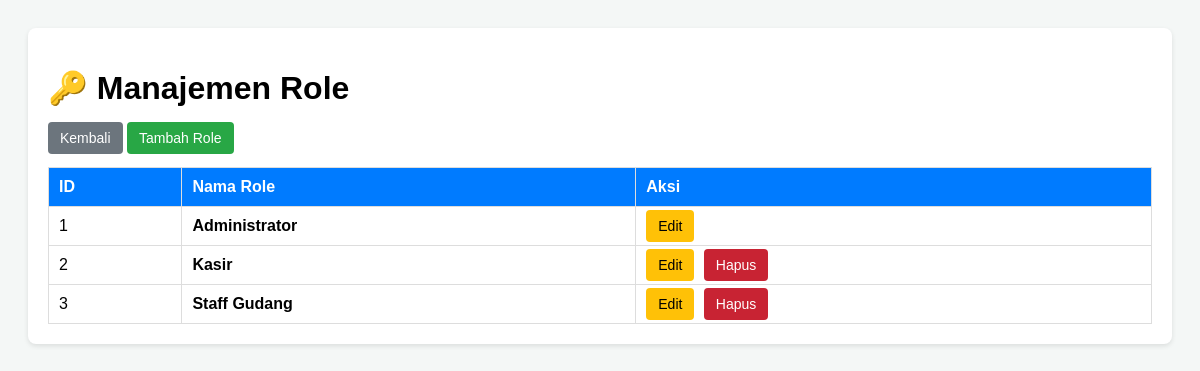
Page /role_list.php (signed in) on the committed database.
### tables this page shows
CREATE TABLE role (
   idrole INT AUTO_INCREMENT PRIMARY KEY,
   nama_role VARCHAR(100));

### koneksi.php (called while the page is built, shortened)
<?php
require_once __DIR__ . '/classes/respon.php';
class DbConnection {
    private string $host = '127.0.0.1';
    private string $user = 'root';
    private string $pass = '';
    private string $db   = 'db_toko';
    private ?mysqli $conn = null;
    private function init_connect(): void {
        $this->conn = new mysqli($this->host, $this->user, $this->pass, $this->db);
    }
    public function send_query(string $query): Respon {
        $result = $this->conn->query($query);
        return new Respon(true, "Data diambil", $result->fetch_all(MYSQLI_ASSOC));
    }
}
?>

### classes/respon.php (called while the page is built, shortened)
<?php
class Respon {
    public function __construct(bool $sukses, string $pesan, ?array $data = null) {
        $this->data = $data;
    }
}
?>

### role_list.php (the view, shortened to what this page needs)
<?php
require_once 'koneksi.php';
$db = new DbConnection();
$query = "SELECT * FROM role ORDER BY idrole ASC";
$respon = $db->send_query($query);
$data_role = $respon->data;
?>
<!DOCTYPE html>
<html lang="id">
<head>
</head>
<body>
    <div class="container">
        <h1>🔑 Manajemen Role</h1>
        <a href="dashboard.php" class="btn btn-back">Kembali</a>
        <a href="role_form.php" class="btn btn-add">Tambah Role</a>
        <table>
            <thead>
                <tr>
                    <th>ID</th>
                    <th>Nama Role</th>
                    <th>Aksi</th>
                </tr>
            </thead>
            <tbody>
                <?php foreach($data_role as $row): ?>
                <tr>
                    <td><?php echo $row['idrole']; ?></td>
                    <td><strong><?php echo htmlspecialchars($row['nama_role']); ?></strong></td>
                    <td>
                        <a href="role_form.php?id=<?php echo $row['idrole']; ?>" class="btn btn-edit">Edit</a>
                        <?php if($row['idrole'] != 1): ?>
                            <a href="role_proses.php?aksi=hapus&id=<?php echo $row['idrole']; ?>"
                               class="btn btn-delete"
                               onclick="return confirm('Hapus role ini? Pastikan tidak ada user yang menggunakan role ini.')">Hapus</a>
                        <?php endif; ?>
                    </td>
                </tr>
                <?php endforeach; ?>
            </tbody>
        </table>
    </div>
</body>
</html>

### role_list.php (style rules this page uses)
body { font-family: Arial, sans-serif; background-color: #f4f7f6; padding: 20px; }
.container { background: white; padding: 20px; border-radius: 8px; box-shadow: 0 2px 5px rgba(0,0,0,0.1); }
.btn { padding: 8px 12px; text-decoration: none; border-radius: 4px; color: white; font-size: 14px; }
.btn-add { background-color: #28a745; }
.btn-edit { background-color: #ffc107; color: black; }
.btn-back { background-color: #6c757d; }
.btn-delete { background-color: #c82333; margin-left: 5px; }
table { width: 100%; border-collapse: collapse; margin-top: 20px; }
th, td { border: 1px solid #ddd; padding: 10px; text-align: left; }
th { background-color: #007bff; color: white; }

### rows in the picture
role: idrole "1", nama_role "Administrator"
role: idrole "2", nama_role "Kasir"
role: idrole "3", nama_role "Staff Gudang"
